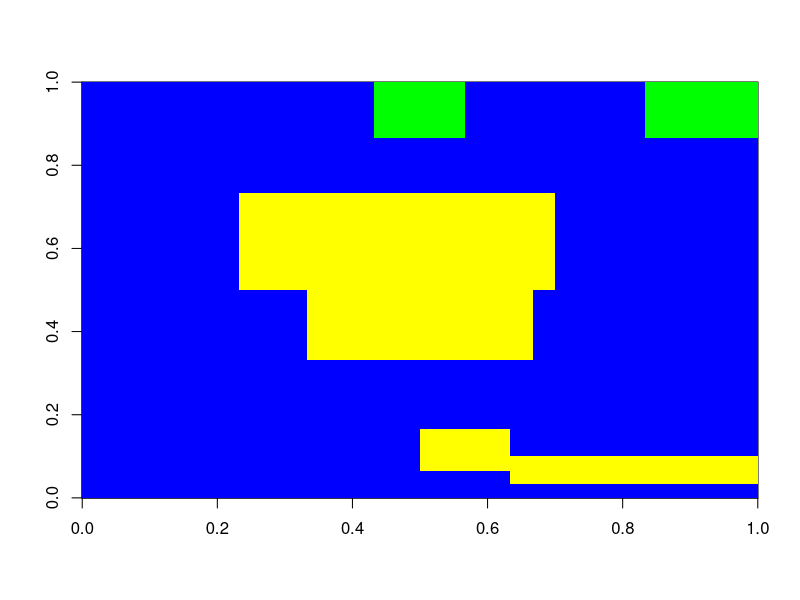

Write R code to recreate this figure.
#LA City
cityGrid<-matrix(1,nrow=1500,ncol=1500)
cityGrid[1,1]<--1
#Top Rural Park Circle
for(i in 650:850){
  for(j in 1300:1500){
    dist <- sqrt((i-750)^2+(j-1250)^2)
    if(dist<=500){
      cityGrid[i,j] <- 0
    }
  }
}
#Right Rural Parks
for(x in 1250:1500){
  for(y in 1300:1500){
    cityGrid[x,y]<-0
  }
}


#Center Industrial
for(x in 500:1000){
  for(y in 500:1000){
      cityGrid[x,y]<-2
  }
}

#Right Industrial
for(x in 750:950){
  for(y in 100:250){
      cityGrid[x,y]<-2
  }
}
#Smaller left industrial
for(x in 350:1050){
  for(y in 750:1100){
    cityGrid[x,y]<-2
  }
}
#Right Bottom Industrial
  for(x in 950:1500){
    for(y in 50:150){
        cityGrid[x,y]<-2
    }
}


image(cityGrid, col = c("black","green","blue", "yellow"))
